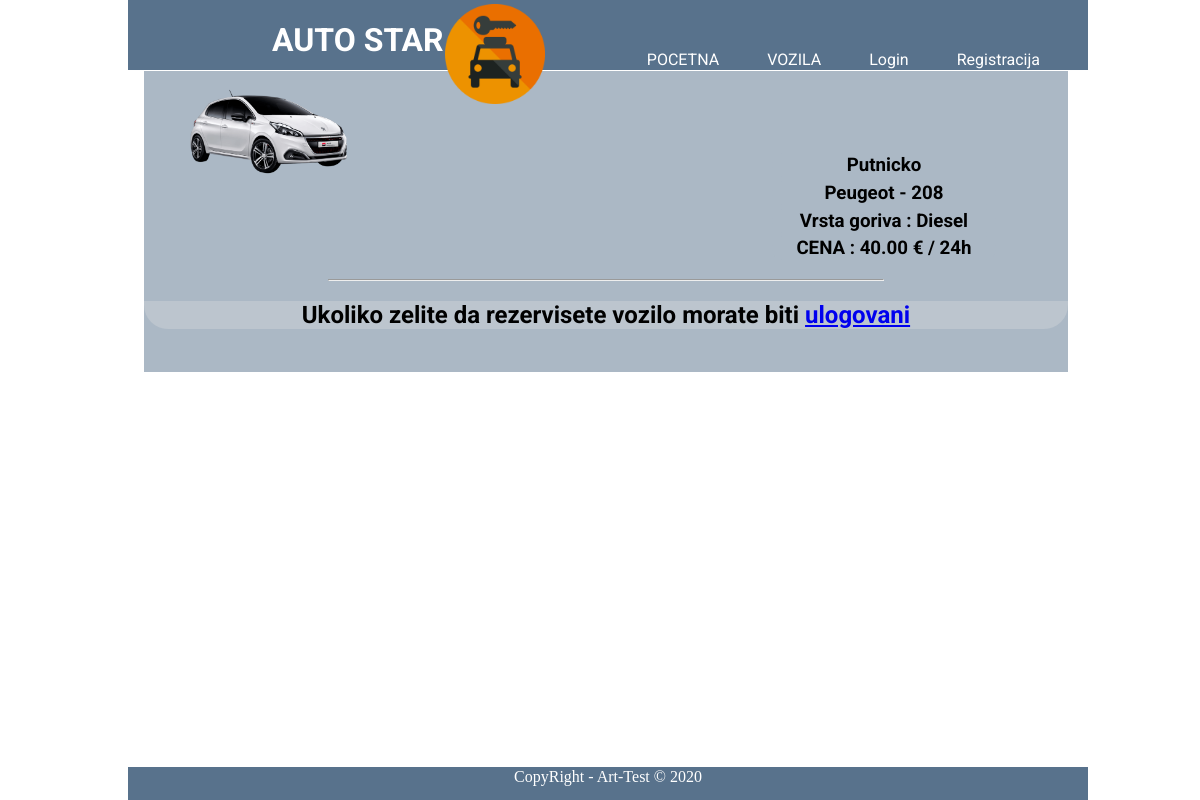
The page /car.details.php?id=3 on the database its author committed.
### tables this page shows
CREATE TABLE `vozila` (
  `id_vozila` int(11) NOT NULL,
  `tip_vozila` varchar(255) NOT NULL,
  `proizvodjac` varchar(255) NOT NULL,
  `model` varchar(255) NOT NULL,
  `gorivo` varchar(255) NOT NULL,
  `slika` varchar(255) NOT NULL,
  `cena` decimal(10,2) NOT NULL,
  `opis` text NOT NULL
);

### car.details.php (the view, shortened to what this page needs)
<?php require 'includes/header.php'; ?>
<?php
  require 'config/dbConnect.php';
  $sqlV = "SELECT * FROM vozila WHERE id_vozila = {$_GET['id']}";
  $resultV = mysqli_query($conn,$sqlV);
  while($rowV = mysqli_fetch_assoc($resultV)){
    $tip = $rowV['tip_vozila'];
    $proizvodjac = $rowV['proizvodjac'];
    $model = $rowV['model'];
    $gorivo = $rowV['gorivo'];
    $slika = $rowV['slika'];
    $cena_po_danu = $rowV['cena'];
  }
 ?>
 <div class="container" style="padding-bottom:2%;margin-bottom:3%;">
   <div class="detail-img-div">
     <img src="images/<?php echo $slika ?>" alt="image" class="detail-img">
   </div>
   <div class="detail-input-div">
     <h3 class="detail-input"><?php echo $tip ?></h3>
     <h3 class="detail-input"><?php echo $proizvodjac." - ".$model ?></h3>
     <h3 class="detail-input"><?php echo "Vrsta goriva : ".$gorivo ?></h3>
     <h3 class="detail-input"><?php echo "CENA : ".$cena_po_danu." € / 24h" ?></h3>
  </div>
  <hr style="width:60%;margin-top:2%;margin-bottom:2%;">
  <?php if(!isset($_SESSION['username'])): ?>
    <h2 class="login-header">Ukoliko zelite da rezervisete vozilo  morate biti
                            <a href="login.php">ulogovani</a></h2>
  <?php endif ?>
  </div>
<?php require 'includes/footer.php'; ?>

### css/style.css (style rules this page uses)
.container { width: 78%; height: 50%; margin-left: 11.5%; margin-top: 6%; background-color: rgba(88, 114, 140,0.5); }
.login-header { text-align: center; font-family: 'Roboto', sans-serif; background-color: rgba(225,225,225,0.3); border-bottom-left-radius: 1em; border-bottom-right-radius: 1em; }
.detail-img-div { width: 50%; height: 350px; margin-left: 1%; margin-top: 1%; margin-bottom: 1%; }
.detail-img { width: 50%; transition: width 0.3s; }
.detail-input-div { width: 40%; margin-left: 60%; margin-top: -30%; }
.detail-input { width: 60%; margin-left: 20%; text-align: center; margin-top: 1%; margin-bottom: 1%; font-family: 'Roboto', sans-serif; border: 1px solid #ABB8C5; border-radius: 0.5em; }

### rows shown on the page
vozila: slika (picture), tip_vozila "Putnicko", proizvodjac "Peugeot", model "208", gorivo "Diesel", cena "40.00"
